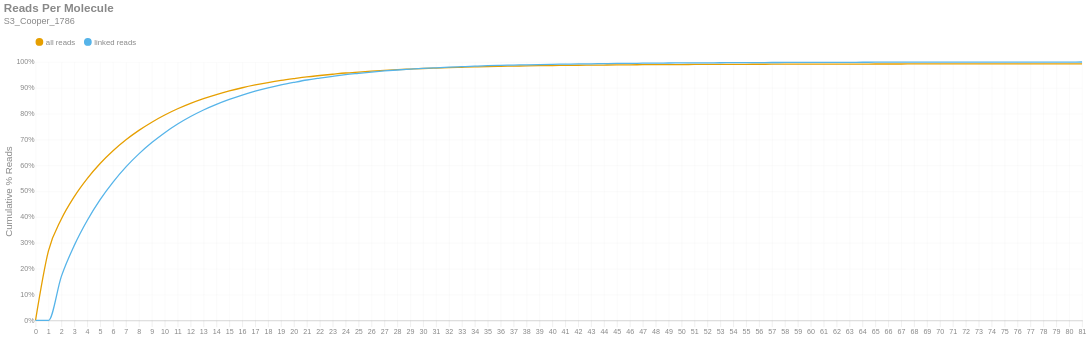

The notebook cell this image was saved under:
### Markdown cell above
### Reads per Molecule
This chart shows the cumulative distribution of the number of reads per linked molecule. That is, how many alignments are associated with a unique molecule. This excludes the number of reads associated with invalid or absent linked-read barcodes. The `linked` histogram is the percentages recalculated when disregarding singletons.

### Code cell
if SKIPLR:
    print_html(f"Skipped")
else:
    counts = np.bincount(valids['reads'].cast(pl.Int64).to_numpy())
    weighted = counts * np.arange(len(counts))
    all_perc = weighted / n_reads
    linked_perc = weighted / n_linked_reads
    linked_perc[1] = 0
    binned_df = pl.DataFrame({
        'readsper': list(range(len(counts))),
        'all reads (cumsum)': np.cumsum(all_perc).tolist(),
        'linked reads (cumsum)': np.cumsum(linked_perc).tolist(),
    })

    with SafeRender(binned_df):
        (
            density_plot(binned_df, 'Reads Per Molecule', samplename, 'readspmol')
            .encode(
                x=alt.X('readsper:O', title=None).axis(labelAngle=0).scale(padding=0),
                y=alt.Y('value:Q', title='Cumulative % Reads').axis(format='%').stack(False),
                color=alt.Color("key:N").scale(domain=["all reads", "linked reads"]),
                tooltip=[
                    alt.Tooltip("key:N", title="Data Type"),
                    alt.Tooltip("readsper:O", title="Reads Per Molecule"),
                    alt.Tooltip("value:Q", format=".2%", title="% Reads (Cum.)")
                ]            
            )
        ).display()

### Figure 1 — Vega-Lite specification as saved in the notebook (floating-point values rounded to 4 significant figures)
{"width": "container", "height": 400, "config": {"title": {"anchor": "start", "dy": -15, "fontSize": 18, "color": "#888888", "subtitleColor": "#888888", "subtitleFontSize": 14}, "arc": {"fill": "#0072B2"}, "axis": {"domainColor": "#888888", "domainWidth": 0.5, "gridWidth": 0.2, "grid": false, "titleFontWeight": 400, "titleFontSize": 15, "labelFontSize": 11, "labelColor": "#888888", "tickColor": "#888888", "tickWidth": 0.2, "titleColor": "#888888"}, "axisBand": {"grid": false}, "axisX": {"grid": true, "tickSize": 10, "domainCap": "round"}, "axisY": {"domain": false, "grid": true, "tickSize": 0, "domainCap": "round"}, "background": "transparent", "header": {"labelFontSize": 15, "labelColor": "#888888", "titleFontSize": 15, "titleFontWeight": 600, "titleColor": "#888888"}, "legend": {"labelFont": "sans-serif", "labelFontSize": 12, "labelColor": "#888888", "symbolSize": 100, "symbolType": "circle", "titleFontSize": 12, "titlePadding": 10, "titleColor": "#888888", "title": null, "orient": "top"}, "range": {"category": ["#E69F00", "#56B4E9", "#009E73", "#F0E442", "#0072B2", "#D55E00", "#CC79A7", "#000000"], "diverging": ["#cfe8f3", "#a2d4ec", "#73bfe2", "#46abdb", "#1696d2", "#12719e"]}, "area": {"fill": "#0072B2", "fillOpacity": 0.7, "line": true, "strokeOpacity": 0.7}, "line": {"color": "#0072B2", "stroke": "#0072B2", "strokeWidth": 2}, "trail": {"color": "#0072B2", "stroke": "#0072B2", "strokeWidth": 0, "size": 1}, "point": {"filled": true, "fillOpacity": 1.0, "size": 95}, "text": {"color": "#888888", "fontSize": 11, "align": "right", "fontWeight": 400, "size": 11}, "bar": {"fill": "#0072B2", "stroke": null}, "view": {"stroke": null, "continuousWidth": 660, "continuousHeight": 400}}, "data": {"name": "data-49d0549b8450f6d2ce1f266238b482e3"}, "mark": {"type": "line", "interpolate": "monotone", "point": {"opacity": 0, "size": 275}}, "encoding": {"color": {"field": "key", "scale": {"domain": ["all reads", "linked reads"]}, "type": "nominal"}, "tooltip": [{"field": "key", "title": "Data Type", "type": "nominal"}, {"field": "readsper", "title": "Reads Per Molecule", "type": "ordinal"}, {"field": "value", "format": ".2%", "title": "% Reads (Cum.)", "type": "quantitative"}], "x": {"axis": {"labelAngle": 0}, "field": "readsper", "scale": {"padding": 0}, "title": null, "type": "ordinal"}, "y": {"axis": {"format": "%"}, "field": "value", "stack": false, "title": "Cumulative % Reads", "type": "quantitative"}}, "params": [{"name": "param_c36ac31b6afebe62", "select": {"type": "point", "fields": ["key"]}, "bind": "legend"}], "title": {"text": "Reads Per Molecule", "subtitle": "S3_Cooper_1786"}, "transform": [{"fold": ["all reads (cumsum)", "linked reads (cumsum)"]}, {"calculate": "replace(datum.key, ' (cumsum)', '')", "as": "key"}, {"filter": {"param": "param_c36ac31b6afebe62"}}], "usermeta": {"embedOptions": {"downloadFileName": "S3_Cooper_1786.readspmol"}}, "$schema": "https://vega.github.io/schema/vega-lite/v6.1.0.json", "datasets": {"data-49d0549b8450f6d2ce1f266238b482e3": [{"readsper": 0, "all reads (cumsum)": 0.0, "linked reads (cumsum)": 0.0}, {"readsper": 1, "all reads (cumsum)": 0.2689, "linked reads (cumsum)": 0.0}, {"readsper": 2, "all reads (cumsum)": 0.3924, "linked reads (cumsum)": 0.1706}, {"readsper": 3, "all reads (cumsum)": 0.4792, "linked reads (cumsum)": 0.2905}, {"readsper": 4, "all reads (cumsum)": 0.5488, "linked reads (cumsum)": 0.3866}, {"readsper": 5, "all reads (cumsum)": 0.6073, "linked reads (cumsum)": 0.4674}, {"readsper": 6, "all reads (cumsum)": 0.6565, "linked reads (cumsum)": 0.5353}, {"readsper": 7, "all reads (cumsum)": 0.699, "linked reads (cumsum)": 0.594}, {"readsper": 8, "all reads (cumsum)": 0.7354, "linked reads (cumsum)": 0.6444}, {"readsper": 9, "all reads (cumsum)": 0.7671, "linked reads (cumsum)": 0.6882}, {"readsper": 10, "all reads (cumsum)": 0.7949, "linked reads (cumsum)": 0.7266}, {"readsper": 11, "all reads (cumsum)": 0.8191, "linked reads (cumsum)": 0.76}, {"readsper": 12, "all reads (cumsum)": 0.8401, "linked reads (cumsum)": 0.789}, {"readsper": 13, "all reads (cumsum)": 0.8584, "linked reads (cumsum)": 0.8143}, {"readsper": 14, "all reads (cumsum)": 0.8742, "linked reads (cumsum)": 0.8361}, {"readsper": 15, "all reads (cumsum)": 0.888, "linked reads (cumsum)": 0.8551}, {"readsper": 16, "all reads (cumsum)": 0.9004, "linked reads (cumsum)": 0.8723}, {"readsper": 17, "all reads (cumsum)": 0.9111, "linked reads (cumsum)": 0.8871}, {"readsper": 18, "all reads (cumsum)": 0.9204, "linked reads (cumsum)": 0.8999}, {"readsper": 19, "all reads (cumsum)": 0.9286, "linked reads (cumsum)": 0.9113}, {"readsper": 20, "all reads (cumsum)": 0.9358, "linked reads (cumsum)": 0.9212}, {"readsper": 21, "all reads (cumsum)": 0.9425, "linked reads (cumsum)": 0.9304}, {"readsper": 22, "all reads (cumsum)": 0.9478, "linked reads (cumsum)": 0.9378}, {"readsper": 23, "all reads (cumsum)": 0.9527, "linked reads (cumsum)": 0.9446}, {"readsper": 24, "all reads (cumsum)": 0.9574, "linked reads (cumsum)": 0.9511}, {"readsper": 25, "all reads (cumsum)": 0.9611, "linked reads (cumsum)": 0.9561}, {"readsper": 26, "all reads (cumsum)": 0.9646, "linked reads (cumsum)": 0.961}, {"readsper": 27, "all reads (cumsum)": 0.9678, "linked reads (cumsum)": 0.9654}, {"readsper": 28, "all reads (cumsum)": 0.9705, "linked reads (cumsum)": 0.9691}, {"readsper": 29, "all reads (cumsum)": 0.9727, "linked reads (cumsum)": 0.9722}, {"readsper": 30, "all reads (cumsum)": 0.9749, "linked reads (cumsum)": 0.9752}, {"readsper": 31, "all reads (cumsum)": 0.9767, "linked reads (cumsum)": 0.9776}, {"readsper": 32, "all reads (cumsum)": 0.9783, "linked reads (cumsum)": 0.9799}, {"readsper": 33, "all reads (cumsum)": 0.9797, "linked reads (cumsum)": 0.9819}, {"readsper": 34, "all reads (cumsum)": 0.9812, "linked reads (cumsum)": 0.9839}, {"readsper": 35, "all reads (cumsum)": 0.9825, "linked reads (cumsum)": 0.9858}, {"readsper": 36, "all reads (cumsum)": 0.9835, "linked reads (cumsum)": 0.987}, {"readsper": 37, "all reads (cumsum)": 0.9842, "linked reads (cumsum)": 0.9881}, {"readsper": 38, "all reads (cumsum)": 0.9851, "linked reads (cumsum)": 0.9893}, {"readsper": 39, "all reads (cumsum)": 0.9858, "linked reads (cumsum)": 0.9903}, {"readsper": 40, "all reads (cumsum)": 0.9864, "linked reads (cumsum)": 0.9911}, {"readsper": 41, "all reads (cumsum)": 0.9869, "linked reads (cumsum)": 0.9918}, {"readsper": 42, "all reads (cumsum)": 0.9874, "linked reads (cumsum)": 0.9925}, {"readsper": 43, "all reads (cumsum)": 0.9879, "linked reads (cumsum)": 0.9932}, {"readsper": 44, "all reads (cumsum)": 0.9884, "linked reads (cumsum)": 0.9938}, {"readsper": 45, "all reads (cumsum)": 0.9888, "linked reads (cumsum)": 0.9944}, {"readsper": 46, "all reads (cumsum)": 0.9891, "linked reads (cumsum)": 0.9948}, {"readsper": 47, "all reads (cumsum)": 0.9895, "linked reads (cumsum)": 0.9954}, {"readsper": 48, "all reads (cumsum)": 0.9898, "linked reads (cumsum)": 0.9958}, {"readsper": 49, "all reads (cumsum)": 0.9901, "linked reads (cumsum)": 0.9961}, {"readsper": 50, "all reads (cumsum)": 0.9903, "linked reads (cumsum)": 0.9964}, {"readsper": 51, "all reads (cumsum)": 0.9905, "linked reads (cumsum)": 0.9967}, {"readsper": 52, "all reads (cumsum)": 0.9907, "linked reads (cumsum)": 0.997}, {"readsper": 53, "all reads (cumsum)": 0.9908, "linked reads (cumsum)": 0.9972}, {"readsper": 54, "all reads (cumsum)": 0.991, "linked reads (cumsum)": 0.9974}, {"readsper": 55, "all reads (cumsum)": 0.9912, "linked reads (cumsum)": 0.9977}, {"readsper": 56, "all reads (cumsum)": 0.9914, "linked reads (cumsum)": 0.9979}, {"readsper": 57, "all reads (cumsum)": 0.9915, "linked reads (cumsum)": 0.9981}, {"readsper": 58, "all reads (cumsum)": 0.9916, "linked reads (cumsum)": 0.9982}, {"readsper": 59, "all reads (cumsum)": 0.9916, "linked reads (cumsum)": 0.9983}, {"readsper": 60, "all reads (cumsum)": 0.9918, "linked reads (cumsum)": 0.9985}, {"readsper": 61, "all reads (cumsum)": 0.9919, "linked reads (cumsum)": 0.9987}, {"readsper": 62, "all reads (cumsum)": 0.992, "linked reads (cumsum)": 0.9988}, {"readsper": 63, "all reads (cumsum)": 0.9921, "linked reads (cumsum)": 0.9989}, {"readsper": 64, "all reads (cumsum)": 0.9922, "linked reads (cumsum)": 0.9991}, {"readsper": 65, "all reads (cumsum)": 0.9923, "linked reads (cumsum)": 0.9992}, {"readsper": 66, "all reads (cumsum)": 0.9923, "linked reads (cumsum)": 0.9993}, {"readsper": 67, "all reads (cumsum)": 0.9924, "linked reads (cumsum)": 0.9994}, {"readsper": 68, "all reads (cumsum)": 0.9924, "linked reads (cumsum)": 0.9994}, {"readsper": 69, "all reads (cumsum)": 0.9925, "linked reads (cumsum)": 0.9995}, {"readsper": 70, "all reads (cumsum)": 0.9925, "linked reads (cumsum)": 0.9996}, {"readsper": 71, "all reads (cumsum)": 0.9926, "linked reads (cumsum)": 0.9997}, {"readsper": 72, "all reads (cumsum)": 0.9926, "linked reads (cumsum)": 0.9997}, {"readsper": 73, "all reads (cumsum)": 0.9927, "linked reads (cumsum)": 0.9997}, {"readsper": 74, "all reads (cumsum)": 0.9927, "linked reads (cumsum)": 0.9998}, {"readsper": 75, "all reads (cumsum)": 0.9927, "linked reads (cumsum)": 0.9998}, {"readsper": 76, "all reads (cumsum)": 0.9927, "linked reads (cumsum)": 0.9998}, {"readsper": 77, "all reads (cumsum)": 0.9928, "linked reads (cumsum)": 0.9999}, {"readsper": 78, "all reads (cumsum)": 0.9928, "linked reads (cumsum)": 0.9999}, {"readsper": 79, "all reads (cumsum)": 0.9928, "linked reads (cumsum)": 0.9999}, {"readsper": 80, "all reads (cumsum)": 0.9928, "linked reads (cumsum)": 0.9999}, {"readsper": 81, "all reads (cumsum)": 0.9929, "linked reads (cumsum)": 1.0}]}}
